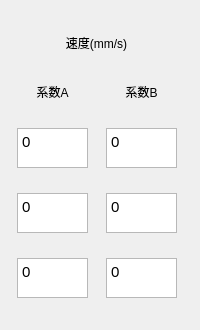
       <widget class="QWidget" name="layoutWidget_6">
        <property name="geometry">
         <rect>
          <x>319</x>
          <y>150</y>
          <width>200</width>
          <height>330</height>
         </rect>
        </property>
        <layout class="QGridLayout" name="gridLayout_12">
         <item row="3" column="1">
          <widget class="QTextBrowser" name="textBrowser_2_x_a_48">
           <property name="minimumSize">
            <size>
             <width>71</width>
             <height>40</height>
            </size>
           </property>
           <property name="maximumSize">
            <size>
             <width>71</width>
             <height>40</height>
            </size>
           </property>
           <property name="font">
            <font>
             <pointsize>11</pointsize>
            </font>
           </property>
           <property name="html">
            <string>&lt;!DOCTYPE HTML PUBLIC &quot;-//W3C//DTD HTML 4.0//EN&quot; &quot;http://www.w3.org/TR/REC-html40/strict.dtd&quot;&gt;
&lt;html&gt;&lt;head&gt;&lt;meta name=&quot;qrichtext&quot; content=&quot;1&quot; /&gt;&lt;style type=&quot;text/css&quot;&gt;
p, li { white-space: pre-wrap; }
&lt;/style&gt;&lt;/head&gt;&lt;body style=&quot; font-family:'SimSun'; font-size:11pt; font-weight:400; font-style:normal;&quot;&gt;
&lt;p style=&quot; margin-top:0px; margin-bottom:0px; margin-left:0px; margin-right:0px; -qt-block-indent:0; text-indent:0px;&quot;&gt;0&lt;/p&gt;&lt;/body&gt;&lt;/html&gt;</string>
           </property>
          </widget>
         </item>
         <item row="2" column="0">
          <widget class="QTextBrowser" name="textBrowser_2_x_a_49">
           <property name="minimumSize">
            <size>
             <width>71</width>
             <height>40</height>
            </size>
           </property>
           <property name="maximumSize">
            <size>
             <width>71</width>
             <height>40</height>
            </size>
           </property>
           <property name="font">
            <font>
             <pointsize>11</pointsize>
            </font>
           </property>
           <property name="html">
            <string>&lt;!DOCTYPE HTML PUBLIC &quot;-//W3C//DTD HTML 4.0//EN&quot; &quot;http://www.w3.org/TR/REC-html40/strict.dtd&quot;&gt;
&lt;html&gt;&lt;head&gt;&lt;meta name=&quot;qrichtext&quot; content=&quot;1&quot; /&gt;&lt;style type=&quot;text/css&quot;&gt;
p, li { white-space: pre-wrap; }
&lt;/style&gt;&lt;/head&gt;&lt;body style=&quot; font-family:'SimSun'; font-size:11pt; font-weight:400; font-style:normal;&quot;&gt;
&lt;p style=&quot; margin-top:0px; margin-bottom:0px; margin-left:0px; margin-right:0px; -qt-block-indent:0; text-indent:0px;&quot;&gt;0&lt;/p&gt;&lt;/body&gt;&lt;/html&gt;</string>
           </property>
          </widget>
         </item>
         <item row="0" column="0" colspan="2">
          <widget class="QLabel" name="label_60">
           <property name="minimumSize">
            <size>
             <width>159</width>
             <height>23</height>
            </size>
           </property>
           <property name="maximumSize">
            <size>
             <width>148</width>
             <height>25</height>
            </size>
           </property>
           <property name="text">
            <string>速度(mm/s)</string>
           </property>
           <property name="alignment">
            <set>Qt::AlignCenter</set>
           </property>
          </widget>
         </item>
         <item row="1" column="0">
          <widget class="QLabel" name="label_61">
           <property name="minimumSize">
            <size>
             <width>71</width>
             <height>23</height>
            </size>
           </property>
           <property name="maximumSize">
            <size>
             <width>51</width>
             <height>23</height>
            </size>
           </property>
           <property name="text">
            <string>系数A</string>
           </property>
           <property name="alignment">
            <set>Qt::AlignCenter</set>
           </property>
           <property name="wordWrap">
            <bool>false</bool>
           </property>
          </widget>
         </item>
         <item row="4" column="0">
          <widget class="QTextBrowser" name="textBrowser_2_x_a_50">
           <property name="minimumSize">
            <size>
             <width>71</width>
             <height>40</height>
            </size>
           </property>
           <property name="maximumSize">
            <size>
             <width>71</width>
             <height>40</height>
            </size>
           </property>
           <property name="font">
            <font>
             <pointsize>11</pointsize>
            </font>
           </property>
           <property name="html">
            <string>&lt;!DOCTYPE HTML PUBLIC &quot;-//W3C//DTD HTML 4.0//EN&quot; &quot;http://www.w3.org/TR/REC-html40/strict.dtd&quot;&gt;
&lt;html&gt;&lt;head&gt;&lt;meta name=&quot;qrichtext&quot; content=&quot;1&quot; /&gt;&lt;style type=&quot;text/css&quot;&gt;
p, li { white-space: pre-wrap; }
&lt;/style&gt;&lt;/head&gt;&lt;body style=&quot; font-family:'SimSun'; font-size:11pt; font-weight:400; font-style:normal;&quot;&gt;
&lt;p style=&quot; margin-top:0px; margin-bottom:0px; margin-left:0px; margin-right:0px; -qt-block-indent:0; text-indent:0px;&quot;&gt;0&lt;/p&gt;&lt;/body&gt;&lt;/html&gt;</string>
           </property>
          </widget>
         </item>
         <item row="3" column="0">
          <widget class="QTextBrowser" name="textBrowser_2_x_a_51">
           <property name="minimumSize">
            <size>
             <width>71</width>
             <height>40</height>
            </size>
           </property>
           <property name="maximumSize">
            <size>
             <width>71</width>
             <height>40</height>
            </size>
           </property>
           <property name="font">
            <font>
             <pointsize>11</pointsize>
            </font>
           </property>
           <property name="html">
            <string>&lt;!DOCTYPE HTML PUBLIC &quot;-//W3C//DTD HTML 4.0//EN&quot; &quot;http://www.w3.org/TR/REC-html40/strict.dtd&quot;&gt;
&lt;html&gt;&lt;head&gt;&lt;meta name=&quot;qrichtext&quot; content=&quot;1&quot; /&gt;&lt;style type=&quot;text/css&quot;&gt;
p, li { white-space: pre-wrap; }
&lt;/style&gt;&lt;/head&gt;&lt;body style=&quot; font-family:'SimSun'; font-size:11pt; font-weight:400; font-style:normal;&quot;&gt;
&lt;p style=&quot; margin-top:0px; margin-bottom:0px; margin-left:0px; margin-right:0px; -qt-block-indent:0; text-indent:0px;&quot;&gt;0&lt;/p&gt;&lt;/body&gt;&lt;/html&gt;</string>
           </property>
          </widget>
         </item>
         <item row="4" column="1">
          <widget class="QTextBrowser" name="textBrowser_2_x_a_52">
           <property name="minimumSize">
            <size>
             <width>71</width>
             <height>40</height>
            </size>
           </property>
           <property name="maximumSize">
            <size>
             <width>71</width>
             <height>40</height>
            </size>
           </property>
           <property name="font">
            <font>
             <pointsize>11</pointsize>
            </font>
           </property>
           <property name="html">
            <string>&lt;!DOCTYPE HTML PUBLIC &quot;-//W3C//DTD HTML 4.0//EN&quot; &quot;http://www.w3.org/TR/REC-html40/strict.dtd&quot;&gt;
&lt;html&gt;&lt;head&gt;&lt;meta name=&quot;qrichtext&quot; content=&quot;1&quot; /&gt;&lt;style type=&quot;text/css&quot;&gt;
p, li { white-space: pre-wrap; }
&lt;/style&gt;&lt;/head&gt;&lt;body style=&quot; font-family:'SimSun'; font-size:11pt; font-weight:400; font-style:normal;&quot;&gt;
&lt;p style=&quot; margin-top:0px; margin-bottom:0px; margin-left:0px; margin-right:0px; -qt-block-indent:0; text-indent:0px;&quot;&gt;0&lt;/p&gt;&lt;/body&gt;&lt;/html&gt;</string>
           </property>
          </widget>
         </item>
         <item row="2" column="1">
          <widget class="QTextBrowser" name="textBrowser_2_x_a_53">
           <property name="minimumSize">
            <size>
             <width>71</width>
             <height>40</height>
            </size>
           </property>
           <property name="maximumSize">
            <size>
             <width>71</width>
             <height>40</height>
            </size>
           </property>
           <property name="font">
            <font>
             <pointsize>11</pointsize>
            </font>
           </property>
           <property name="html">
            <string>&lt;!DOCTYPE HTML PUBLIC &quot;-//W3C//DTD HTML 4.0//EN&quot; &quot;http://www.w3.org/TR/REC-html40/strict.dtd&quot;&gt;
&lt;html&gt;&lt;head&gt;&lt;meta name=&quot;qrichtext&quot; content=&quot;1&quot; /&gt;&lt;style type=&quot;text/css&quot;&gt;
p, li { white-space: pre-wrap; }
&lt;/style&gt;&lt;/head&gt;&lt;body style=&quot; font-family:'SimSun'; font-size:11pt; font-weight:400; font-style:normal;&quot;&gt;
&lt;p style=&quot; margin-top:0px; margin-bottom:0px; margin-left:0px; margin-right:0px; -qt-block-indent:0; text-indent:0px;&quot;&gt;0&lt;/p&gt;&lt;/body&gt;&lt;/html&gt;</string>
           </property>
          </widget>
         </item>
         <item row="1" column="1">
          <widget class="QLabel" name="label_62">
           <property name="minimumSize">
            <size>
             <width>71</width>
             <height>23</height>
            </size>
           </property>
           <property name="maximumSize">
            <size>
             <width>51</width>
             <height>23</height>
            </size>
           </property>
           <property name="text">
            <string>系数B</string>
           </property>
           <property name="alignment">
            <set>Qt::AlignCenter</set>
           </property>
          </widget>
         </item>
        </layout>
       </widget>
